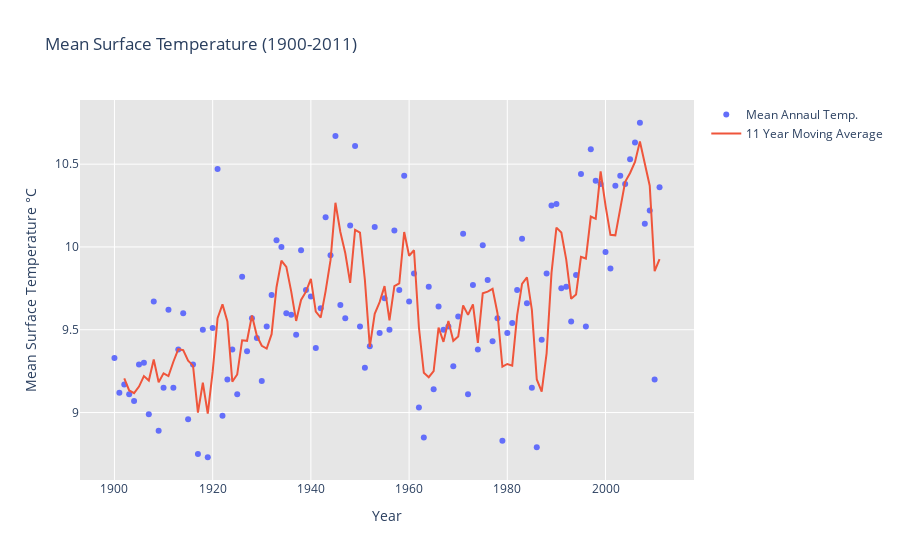

The code cell stored with this chart in its notebook:
### Code cell
movingAvg = df.Tmean.rolling(3).mean() 
fig3 = go.Figure(data=[go.Scatter(x=df.Year, y=df.Tmean, name='Mean Annaul Temp.', mode='markers'),
                       go.Scatter(x=df.Year, y=movingAvg, name='11 Year Moving Average')])
fig3.update_layout(title='Mean Surface Temperature (1900-2011)',
                   plot_bgcolor='rgb(230, 230,230)',
                   showlegend=True,
                   xaxis_title="Year",
                   yaxis_title="Mean Surface Temperature \u00b0C",)
                      
fig3.show()
